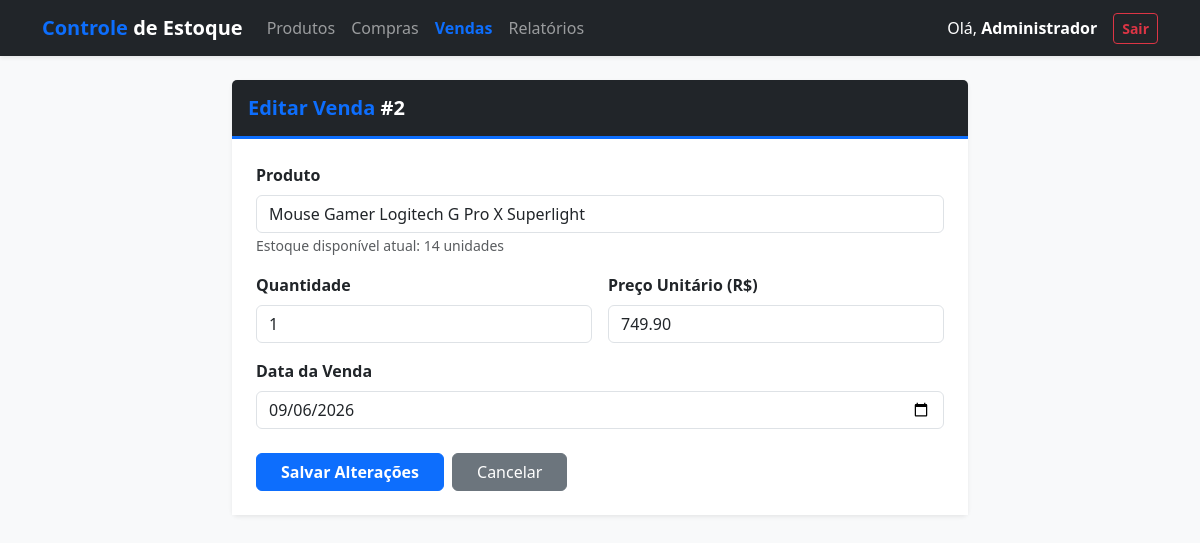
The page /editar_venda.php?id=2 (signed in) on the database its author committed.
### tables this page shows
CREATE TABLE ITENS_VENDAS (
    cd_item_venda INT NOT NULL AUTO_INCREMENT PRIMARY KEY,
    cd_venda INT NOT NULL,
    cd_produto INT NOT NULL,
    qt_produto INT NOT NULL,
    vl_unitario DECIMAL(10,2) NOT NULL,
    vl_total DECIMAL(10,2) NOT NULL,

    FOREIGN KEY (cd_venda)
        REFERENCES VENDAS(cd_venda),

    FOREIGN KEY (cd_produto)
        REFERENCES PRODUTOS(cd_produto)
);

CREATE TABLE VENDAS (
    cd_venda INT NOT NULL AUTO_INCREMENT PRIMARY KEY,
    dt_venda DATE NOT NULL,
    vl_total DECIMAL(10,2) NOT NULL,
    cd_usuario INT NOT NULL,

    FOREIGN KEY (cd_usuario)
        REFERENCES USUARIOS(cd_usuario)
);

CREATE TABLE PRODUTOS (
    cd_produto INT NOT NULL AUTO_INCREMENT PRIMARY KEY,
    nm_produto VARCHAR(100) NOT NULL,
    ds_produto VARCHAR(200),
    vl_custo DECIMAL(10,2) NOT NULL,
    vl_venda DECIMAL(10,2) NOT NULL,
    qt_estoque INT NOT NULL DEFAULT 0,
    qt_estoque_minimo INT NOT NULL DEFAULT 0,
    cd_categoria INT NOT NULL,
    cd_fornecedor INT NOT NULL,

    FOREIGN KEY (cd_categoria)
        REFERENCES CATEGORIAS(cd_categoria),

    FOREIGN KEY (cd_fornecedor)
        REFERENCES FORNECEDORES(cd_fornecedor)
);

### editar_venda.php (the view, shortened to what this page needs)
<?php
require_once "conexao.php";
$id = isset($_GET['id']) ? intval($_GET['id']) : 0;
$stmt = $pdo->prepare("
    SELECT v.cd_venda, v.dt_venda, v.vl_total,
           p.cd_produto, p.nm_produto, p.qt_estoque,
           iv.cd_item_venda, iv.qt_produto, iv.vl_unitario
    FROM vendas v
    JOIN itens_vendas iv ON v.cd_venda = iv.cd_venda
    JOIN produtos p ON iv.cd_produto = p.cd_produto
    WHERE v.cd_venda = ?
");
$stmt->execute([$id]);
$venda = $stmt->fetch(PDO::FETCH_ASSOC);
?>
<!DOCTYPE html>
<html lang="pt-BR">
<head>
    <link href="https://cdn.jsdelivr.net/npm/bootstrap@5.3.3/dist/css/bootstrap.min.css" rel="stylesheet">
</head>
<body class="bg-light">
<nav class="navbar navbar-expand-lg navbar-dark bg-dark shadow-sm mb-4">
    <div class="container">
        <a class="navbar-brand fw-bold" href="index.php"><span class="text-primary">Controle</span> de Estoque</a>
        <div class="collapse navbar-collapse" id="menu">
            <ul class="navbar-nav me-auto mb-2 mb-lg-0">
                <li class="nav-item"><a class="nav-link" href="index.php">Produtos</a></li>
                <li class="nav-item"><a class="nav-link" href="compras.php">Compras</a></li>
                <li class="nav-item"><a class="nav-link active fw-bold text-primary" href="vendas.php">Vendas</a></li>
                <li class="nav-item"><a class="nav-link" href="relatorios.php">Relatórios</a></li>
            </ul>
            <div class="d-flex align-items-center">
                <span class="text-white me-3">Olá, <strong><?php echo htmlspecialchars($_SESSION['usuario']); ?></strong></span>
                <a href="logout.php" class="btn btn-outline-danger btn-sm fw-bold">Sair</a>
            </div>
        </div>
    </div>
</nav>
<div class="container mb-5">
    <div class="row justify-content-center">
        <div class="col-md-8">
            <div class="card shadow-sm border-0">
                <div class="card-header bg-dark text-white py-3 border-bottom border-primary border-3">
                    <h5 class="mb-0 fw-bold"><span class="text-primary">Editar Venda</span> #<?php echo $venda['cd_venda']; ?></h5>
                </div>
                <div class="card-body p-4 bg-white">
                    <form method="POST" action="editar_venda.php">
                        <div class="mb-3">
                            <label class="form-label fw-bold text-dark">Produto</label>
                            <input type="text" class="form-control" value="<?php echo htmlspecialchars($venda['nm_produto']); ?>" readonly>
                            <small class="text-muted">Estoque disponível atual: <?php echo $venda['qt_estoque']; ?> unidades</small>
                        </div>
                        <div class="row g-3 mb-3">
                            <div class="col-md-6">
                                <label class="form-label fw-bold text-dark">Quantidade</label>
                                <input type="number" min="1" name="quantidade" class="form-control" value="<?php echo $venda['qt_produto']; ?>" required>
                            </div>
                            <div class="col-md-6">
                                <label class="form-label fw-bold text-dark">Preço Unitário (R$)</label>
                                <input type="number" step="0.01" name="valor_unitario" class="form-control" value="<?php echo $venda['vl_unitario']; ?>" required>
                            </div>
                        </div>
                        <div class="mb-4">
                            <label class="form-label fw-bold text-dark">Data da Venda</label>
                            <input type="date" name="data" class="form-control" value="<?php echo $venda['dt_venda']; ?>" required>
                        </div>
                        <div class="d-flex gap-2">
                            <button type="submit" class="btn btn-primary fw-bold px-4">Salvar Alterações</button>
                            <a href="vendas.php" class="btn btn-secondary px-4">Cancelar</a>
                        </div>
                    </form>
                </div>
            </div>
        </div>
    </div>
</div>
</body>
</html>

### rows shown on the page
itens_vendas: cd_venda.cd_venda "2", cd_produto.nm_produto "Mouse Gamer Logitech G Pro X Superlight", cd_produto.qt_estoque "14", quantidade "1", valor_unitario "749.90", data "09/06/2026"

### other values the page prints
$_SESSION['usuario'] "Administrador"
